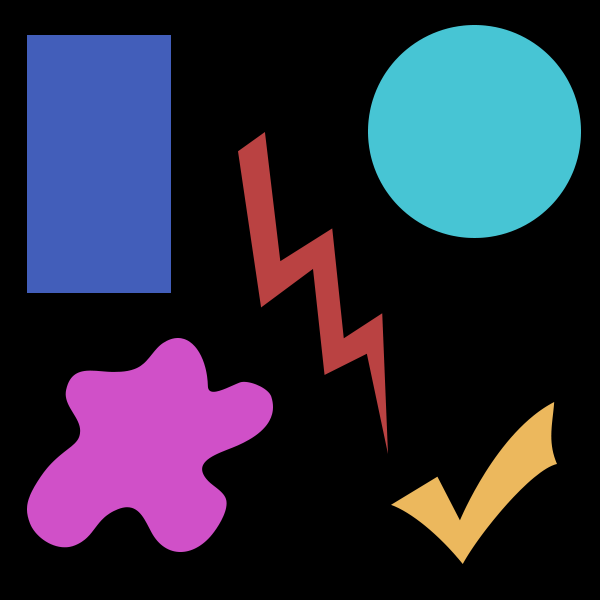
#> input picture 21_simple_contour_properties/more_shapes.png, 600 x 600 px
$ python contour_properties_1.py
#> lines starting #> are read from the running program, lines starting #| are printed output that depends on the picture; after the words box and inside, x2 and y2 are one past the last pixel; in counts of white or black regions, pixels touching at a corner belong together

# import the necessary packages
import numpy as np
import cv2

# load the image and convert it to grayscale
image = cv2.imread("more_shapes.png")
#> image is the input picture: shape (600, 600, 3); mean B, G, R 61.2, 42, 42.2
gray = cv2.cvtColor(image, cv2.COLOR_BGR2GRAY)
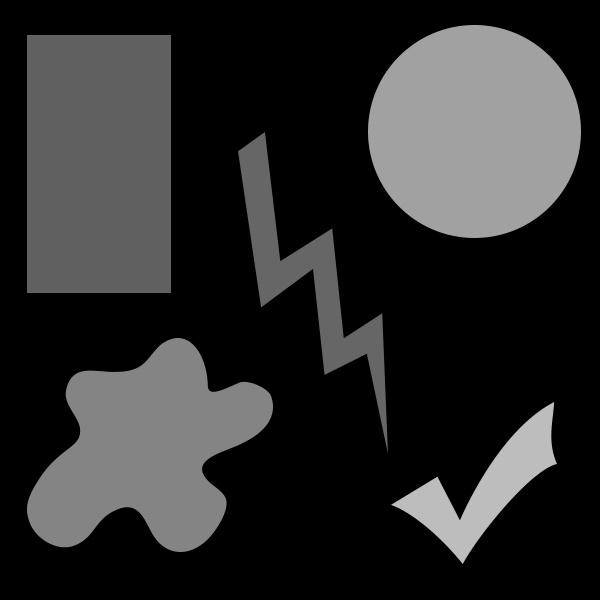
#> gray: shape (600, 600); min 0, max 189, mean 44.2

# find external contours in the image
(cnts, _) = cv2.findContours(gray.copy(), cv2.RETR_EXTERNAL, cv2.CHAIN_APPROX_SIMPLE)
#> cnts = 5 contours; box (x1, y1, x2, y2) and area: (27, 35, 171, 293) 36751, (368, 25, 581, 238) 35702, (27, 338, 273, 552) 30873, (238, 132, 388, 454) 10436, (391, 402, 557, 564) 8050
clone = image.copy()

# loop over the contours
for c in cnts:
	# compute the moments of the contour which can be used to compute the
	# centroid or "center of mass" of the region
	M = cv2.moments(c)
	cX = int(M["m10"] / M["m00"])
	cY = int(M["m01"] / M["m00"])

	# draw the center of the contour on the image
	cv2.circle(clone, (cX, cY), 10, (0, 255, 0), -1)
#> this loop made 5 passes
#> (cX, cY) on passes 1, 2, 3, 5: (484, 487), (146, 449), (306, 275), (474, 131)
#> (c, cX, cY) on pass 4: ([[27, 35], [27, 292], [170, 292], [170, 35]], 98, 163)
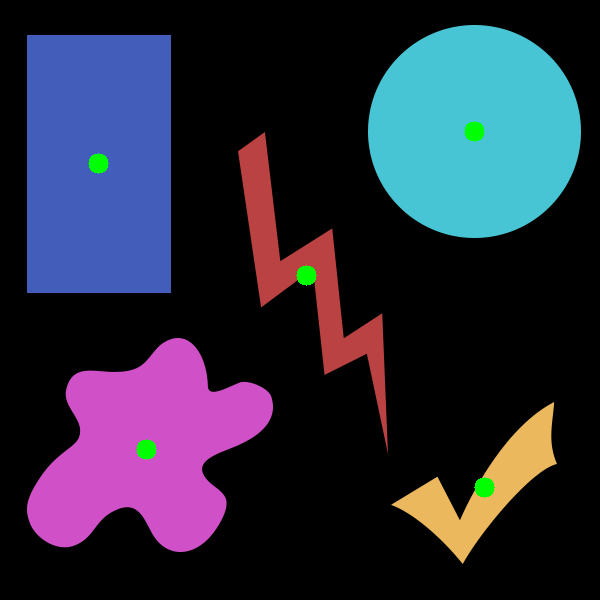
#> clone: shape (600, 600, 3); 0.44% of pixels changed, all inside (x1, y1, x2, y2) = (88, 121, 495, 498)

# show the output image
cv2.imshow("Centroids", clone)
cv2.waitKey(0)
clone = image.copy()

# loop over the contours again
for (i, c) in enumerate(cnts):
	# compute the area and the perimeter of the contour
	area = cv2.contourArea(c)
	perimeter = cv2.arcLength(c, True)
	print("Contour #%d -- area: %.2f, perimeter: %.2f" % (i + 1, area, perimeter))

	# draw the contour on the image
	cv2.drawContours(clone, [c], -1, (0, 255, 0), 2)

	# compute the center of the contour and draw the contour number
	M = cv2.moments(c)
	cX = int(M["m10"] / M["m00"])
	cY = int(M["m01"] / M["m00"])
	cv2.putText(clone, "#%d" % (i + 1), (cX - 20, cY), cv2.FONT_HERSHEY_SIMPLEX,
		1.25, (255, 255, 255), 4)
#> this loop made 5 passes
#> (area, perimeter, cX, cY) on passes 1, 2, 3, 5: (8049.5, 577.4, 484, 487), (30873, 893.3, 146, 449), (10435.5, 1038.5, 306, 275), (35702, 705.1, 474, 131)
#> (c, area, perimeter, cX, cY) on pass 4: ([[27, 35], [27, 292], [170, 292], [170, 35]], 36751, 800, 98, 163)
#| Contour #1 -- area: 8049.50, perimeter: 577.39
#| Contour #2 -- area: 30873.00, perimeter: 893.32
#| Contour #3 -- area: 10435.50, perimeter: 1038.54
#| Contour #4 -- area: 36751.00, perimeter: 800.00
#| Contour #5 -- area: 35702.00, perimeter: 705.07
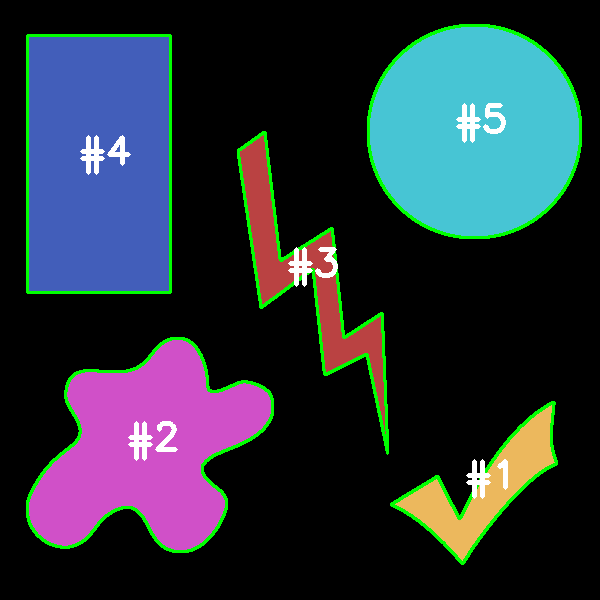
#> clone: shape (600, 600, 3); 4.61% of pixels changed, all inside (x1, y1, x2, y2) = (26, 24, 582, 565)

# show the output image
cv2.imshow("Contours", clone)
cv2.waitKey(0)

# clone the original image
clone = image.copy()

# loop over the contours
for c in cnts:
	# fit a bounding box to the contour
	(x, y, w, h) = cv2.boundingRect(c)
	cv2.rectangle(clone, (x, y), (x + w, y + h), (0, 255, 0), 2)
#> this loop made 5 passes
#> (x, y, w, h) on passes 1, 2, 3, 5: (391, 402, 166, 162), (27, 338, 246, 214), (238, 132, 150, 322), (368, 25, 213, 213)
#> (c, x, y, w, h) on pass 4: ([[27, 35], [27, 292], [170, 292], [170, 35]], 27, 35, 144, 258)
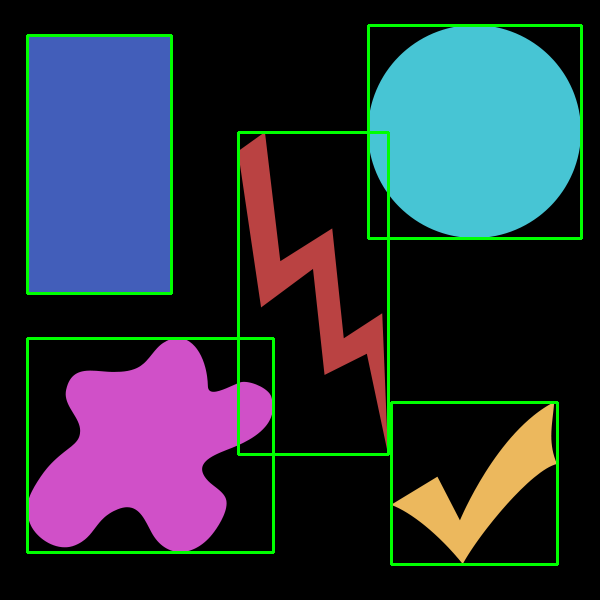
#> clone: shape (600, 600, 3); 3.46% of pixels changed, all inside (x1, y1, x2, y2) = (26, 24, 583, 566)

# show the output image
cv2.imshow("Bounding Boxes", clone)
cv2.waitKey(0)
clone = image.copy()

# loop over the contours
for c in cnts:
	# fit a rotated bounding box to the contour and draw a rotated bounding box
	box = cv2.minAreaRect(c)
	box = np.int0(cv2.boxPoints(box))
	cv2.drawContours(clone, [box], -1, (0, 255, 0), 2)
#> this loop made 5 passes
#> box on passes 1, 2, 3, 5: [[437, 578], [390, 503], [553, 400], [600, 475]], [[179, 606], [0, 520], [106, 300], [285, 387]], [[356, 470], [184, 178], [272, 126], [444, 419]], [[580, 237], [368, 237], [368, 25], [580, 25]]
#> (c, box) on pass 4: ([[27, 35], [27, 292], [170, 292], [170, 35]], [[170, 292], [27, 292], [27, 35], [170, 35]])
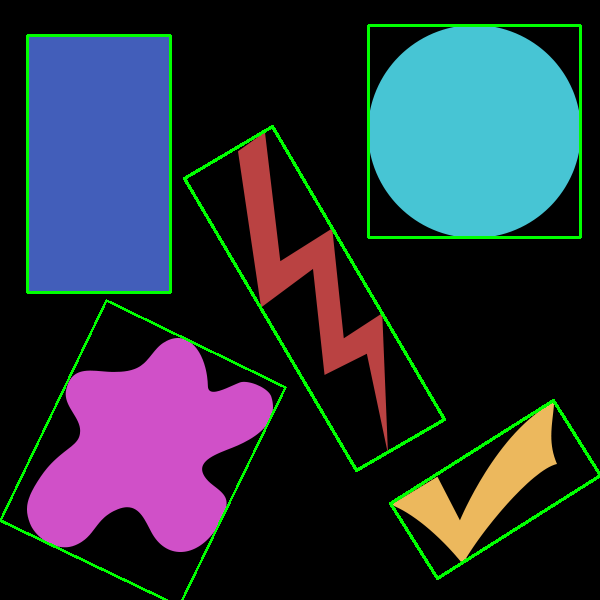
#> clone: shape (600, 600, 3); 3.34% of pixels changed, all inside (x1, y1, x2, y2) = (0, 24, 600, 600)

# show the output image
cv2.imshow("Rotated Bounding Boxes", clone)
cv2.waitKey(0)
clone = image.copy()

# loop over the contours
for c in cnts:
	# fit a minimum enclosing circle to the contour
	((x, y), radius) = cv2.minEnclosingCircle(c)
	cv2.circle(clone, (int(x), int(y)), int(radius), (0, 255, 0), 2)
#> this loop made 5 passes
#> (x, y, radius) on passes 1, 2, 3, 5: (481.2, 467.3, 97.79), (150, 459.5, 136.8), (325, 292.5, 172.1), (474, 131, 107.1)
#> (c, x, y, radius) on pass 4: ([[27, 35], [27, 292], [170, 292], [170, 35]], 98.5, 163.5, 147.1)
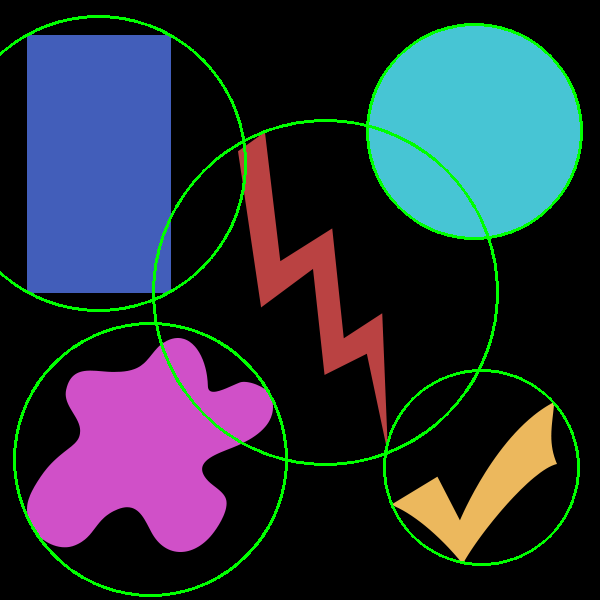
#> clone: shape (600, 600, 3); 3.17% of pixels changed, all inside (x1, y1, x2, y2) = (0, 15, 583, 597)

# show the output image
cv2.imshow("Min-Enclosing Circles", clone)
cv2.waitKey(0)
clone = image.copy()

# loop over the contours
for c in cnts:
	# to to fit an ellipse, our contour must have at least 5 points
	if len(c) >= 5:
		# fit an ellipse to the contour
		ellipse = cv2.fitEllipse(c)
		cv2.ellipse(clone, ellipse, (0, 255, 0), 2)
#> this loop made 5 passes
#> ellipse on passes 1, 2, 3, 5: ((478.8, 483.9), (93.51, 190.9), 48.27), ((145.6, 451.5), (184.3, 242.5), 51.15), ((310.3, 285.1), (85.03, 281.2), 155.5), ((474, 131), (213.3, 213.3), 0)
#> c on pass 4: [[27, 35], [27, 292], [170, 292], [170, 35]]
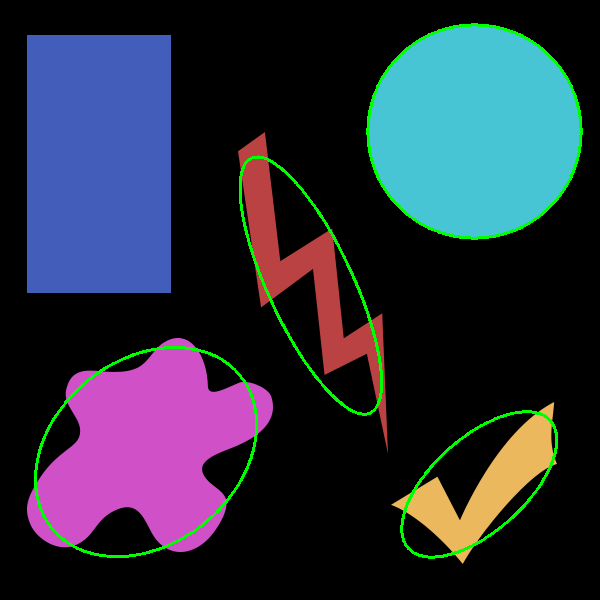
#> clone: shape (600, 600, 3); 2% of pixels changed, all inside (x1, y1, x2, y2) = (34, 23, 583, 559)

# show the output image
cv2.imshow("Ellipses", clone)
cv2.waitKey(0)

$ run again, with 21_simple_contour_properties/basic_shapes.png copied over 21_simple_contour_properties/more_shapes.png
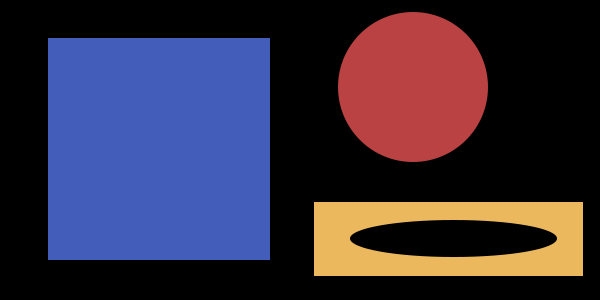
#> input picture 21_simple_contour_properties/basic_shapes.png, 600 x 300 px
#> image is the input picture: shape (300, 600, 3); mean B, G, R 64.6, 46.4, 54.5
#> cnts = 3 contours; box (x1, y1, x2, y2) and area: (48, 38, 270, 260) 48841, (314, 202, 583, 276) 19564, (338, 12, 488, 162) 17687
#> the loop `for c in cnts: # compute the moments of the contour which can be used ..` made 3 passes
#> (c, cX, cY) on passes 1 to 2: ([[314, 202], [314, 275], [582, 275], [582, 202]], 448, 238), ([[48, 38], [48, 259], [269, 259], [269, 38]], 158, 148)
#> the loop `for (i, c) in enumerate(cnts):` made 3 passes
#> (c, area, perimeter, cX, cY) on passes 1 to 2: ([[314, 202], [314, 275], [582, 275], [582, 202]], 19564, 682, 448, 238), ([[48, 38], [48, 259], [269, 259], [269, 38]], 48841, 884, 158, 148)
#> (printed output is left out)
#> the loop `for c in cnts:` made 3 passes
#> (c, x, y, w, h) on passes 1 to 2: ([[314, 202], [314, 275], [582, 275], [582, 202]], 314, 202, 269, 74), ([[48, 38], [48, 259], [269, 259], [269, 38]], 48, 38, 222, 222)
#> the loop `for c in cnts:` made 3 passes
#> (c, box) on passes 1 to 2: ([[314, 202], [314, 275], [582, 275], [582, 202]], [[582, 275], [314, 275], [314, 202], [582, 202]]), ([[48, 38], [48, 259], [269, 259], [269, 38]], [[269, 259], [48, 259], [48, 38], [269, 38]])
#> the loop `for c in cnts:` made 3 passes
#> (c, x, y, radius) on passes 1 to 2: ([[314, 202], [314, 275], [582, 275], [582, 202]], 448, 238.5, 138.9), ([[48, 38], [48, 259], [269, 259], [269, 38]], 158.5, 148.5, 156.3)
#> after the loop `for c in cnts:`:
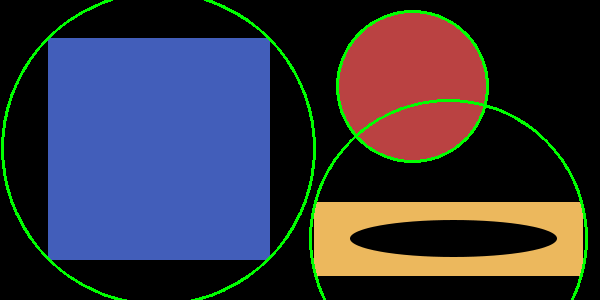
#> clone: shape (300, 600, 3); 3.02% of pixels changed, all inside (x1, y1, x2, y2) = (1, 0, 588, 300)
#> the loop `for c in cnts:` made 3 passes
#> ellipse on pass 3: ((412.5, 86.5), (150.2, 150.2), 0)
#> after the loop `for c in cnts:`:
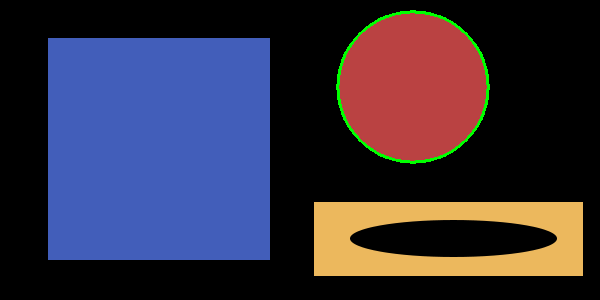
#> clone: shape (300, 600, 3); 0.77% of pixels changed, all inside (x1, y1, x2, y2) = (336, 10, 490, 164)
